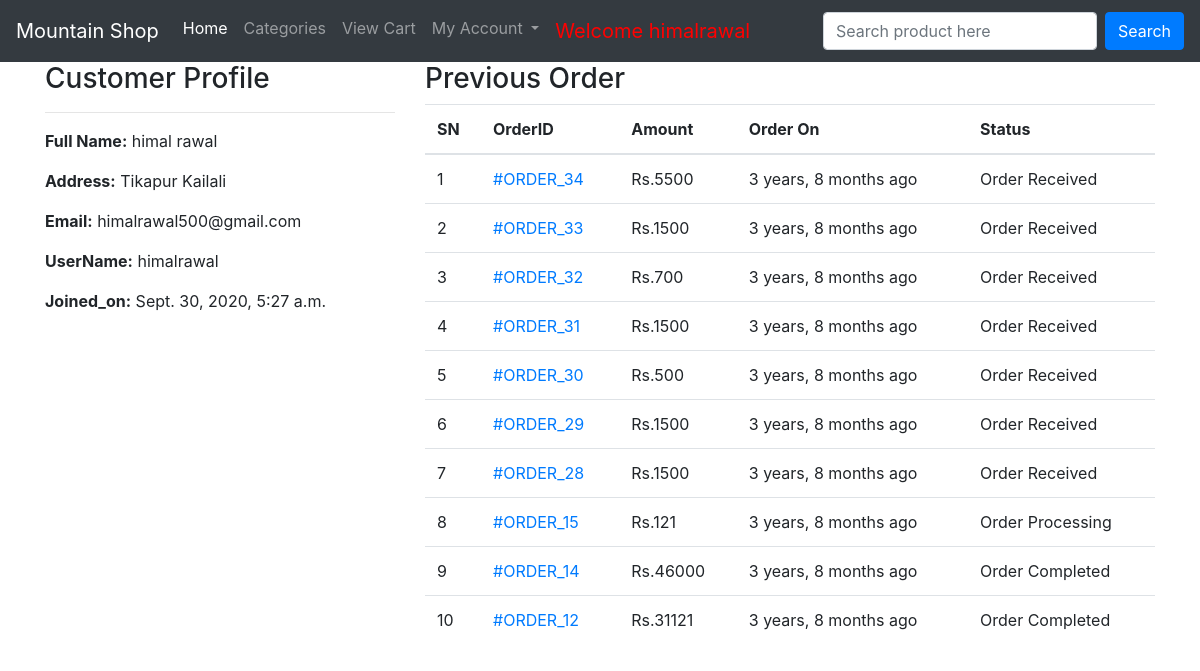
The page /profile/ (signed in) on the database its author committed.
### ecomapp/models.py (models this page shows, shortened)
class Customer(models.Model):
    user=models.OneToOneField(User,on_delete=models.CASCADE)
    full_name = models.CharField(max_length=200)
    address=models.CharField(max_length=200,blank=True,null=True)
    joined_on=models.DateTimeField(auto_now_add=True)

class Order(models.Model):
    cart=models.OneToOneField(Cart,on_delete=models.CASCADE)
    ordered_by=models.CharField(max_length=200)
    shipping_address=models.CharField(max_length=200)
    mobile=models.CharField(max_length=10)
    email=models.EmailField(null=True,blank=True)
    subtotal=models.PositiveIntegerField()
    discount=models.PositiveIntegerField()
    total=models.PositiveIntegerField()
    order_status=models.CharField(max_length=50,choices=ORDER_STATUS)
    created_at=models.DateTimeField(auto_now_add=True)
    payment_method=models.CharField(max_length=20,choices=METHOD,default="Cash On Delivery")
    payment_completed=models.BooleanField(default=False,null=True,blank=True)

### ecomapp/views.py (the view)
# urls.py: path('profile/',CustomerDetailView.as_view(),name='customerprofile'),
class CustomerDetailView(TemplateView):
    template_name='customerprofile.html'
    def dispatch(self,request,*args,**kwargs):
        if request.user.is_authenticated and Customer.objects.filter(user=request.user).exists():
            pass
        else:
            return redirect('/login/?next=/profile/')
        return super().dispatch(request,*args,**kwargs)
    def get_context_data(self,**kwargs):
        context=super().get_context_data(**kwargs)
        customer=self.request.user.customer
        context['customer']=customer
        order=Order.objects.filter(cart__customer=customer).order_by('-id')
        context['orders']=order
        return context

### templates/customerprofile.html (shortened to what this page needs)
{% extends 'base.html'%}
{%block content%}
<div class="container">
    <div class="row">
        <div class="col-md-4">
            <h3>Customer Profile</h3><hr>
            <p><span class="font-weight-bold">Full Name:</span> {{customer.full_name}}</p>
            <p><span class="font-weight-bold">Address:</span> {{customer.address}}</p>
            <p><span class="font-weight-bold">Email:</span> {{customer.user.email}}</p>
            <p><span class="font-weight-bold">UserName:</span> {{customer.user.username}}</p>
            <p><span class="font-weight-bold">Joined_on:</span> {{customer.joined_on}}</p>
        </div>
        <div class="col-md-8">
            <h3>Previous Order</h3>
            <table class="table">
                <thead>
                    <tr>
                        <th>SN</th>
                        <th>OrderID</th>
                        <th>Amount</th>
                        <th>Order On</th>
                        <th>Status</th>
                    </tr>
                </thead>
                <tbody>
                    {%for ord in orders%}
                    <tr>
                        <td>{{forloop.counter}}</td>
                        <td><a href="{% url 'ecomapp:customerorderdetail' ord.pk%}">#ORDER_{{ord.id}}</a></td>
                        <td>Rs.{{ord.total}}</td>
                        <td>{{ord.created_at|timesince}} ago</td>
                        <td>{{ord.order_status}}</td>
                    </tr>
                    {%endfor%}
                </tbody>
            </table>
        </div>
    </div>
</div>
{%endblock%}

### templates/base.html (shortened to what this page needs)
<!DOCTYPE html>
<html lang="en">
<head>
    <link rel="stylesheet" href="https://stackpath.bootstrapcdn.com/bootstrap/4.5.2/css/bootstrap.min.css">
</head>
<body>
    <nav class="navbar navbar-expand-lg navbar-dark bg-dark">
        <a class="navbar-brand" href="{% url 'ecomapp:home'%}">Mountain Shop </a>
        <div class="collapse navbar-collapse" id="navbarSupportedContent">
          <ul class="navbar-nav mr-auto">
            <li class="nav-item active">
              <a class="nav-link" href="{% url 'ecomapp:home'%}">Home <span class="sr-only">(current)</span></a>
            </li>
            <li class="nav-item">
              <a class="nav-link" href="{% url 'ecomapp:allproducts'%}">Categories</a>
            </li>
            <li class="nav-item">
                <a class="nav-link" href="{% url 'ecomapp:mycart'%}">View Cart</a>
              </li>
            <li class="nav-item dropdown">
              <a class="nav-link dropdown-toggle" href="#" id="navbarDropdown" role="button" data-toggle="dropdown" aria-haspopup="true" aria-expanded="false">
                My Account
              </a>
            </li>
            {%if request.user.customer%}
            <li class="nav-item">
              <a class="nav-link" style="color: red;font-size:20px">Welcome {{request.user.username}}</a>
            </li>
            {%endif%}
          </ul>
          <form class="form-inline my-2 my-lg-0" action="/search/" method="GET" >
            <input name='keyword' class="form-control mr-sm-2" type="search" placeholder="Search product here" aria-label="Search" required>
            <button class="btn btn-primary my-2 my-sm-0" type="submit">Search</button>
          </form>
        </div>
      </nav>
    {% block content%}
    {%endblock%}
</body>
</html>

### rows shown on the page
Customer: full_name "himal rawal", address "Tikapur Kailali", user.email "himalrawal500@gmail.com", user.username "himalrawal", joined_on "Sept. 30, 2020, 5:27 a.m."
Order: id "34", total "5500", created_at "3 years, 8 months", order_status "Order Received"
Order: id "33", total "1500", created_at "3 years, 8 months", order_status "Order Received"
Order: id "32", total "700", created_at "3 years, 8 months", order_status "Order Received"
Order: id "31", total "1500", created_at "3 years, 8 months", order_status "Order Received"
Order: id "30", total "500", created_at "3 years, 8 months", order_status "Order Received"
Order: id "29", total "1500", created_at "3 years, 8 months", order_status "Order Received"
Order: id "28", total "1500", created_at "3 years, 8 months", order_status "Order Received"
Order: id "15", total "121", created_at "3 years, 8 months", order_status "Order Processing"
Order: id "14", total "46000", created_at "3 years, 8 months", order_status "Order Completed"
Order: id "12", total "31121", created_at "3 years, 8 months", order_status "Order Completed"

### other values the page prints
{{ request.user.username }} "himalrawal"
